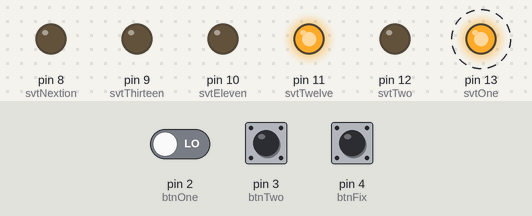
The sketch below on a simulated Arduino Uno, built with avr-gcc and run on an emulated ATmega328P. On the bench: output pins drawn as LEDs (lit = HIGH). Dashed ring = blinking. The test bench sets the inputs (shaded band); at power-on: pin 3 (btnTwo) LOW, pin 4 (btnFix) HIGH, pin 2 (btnOne) LOW.

Above: at 2.0 s.
2.1 s: pin 3 (btnTwo) pulled HIGH for 0.75 s
At 3.7 s:
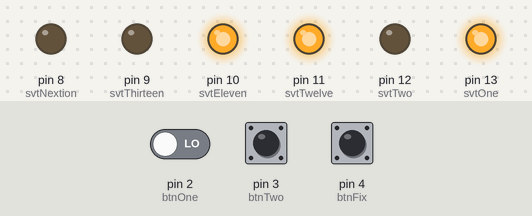
6.1 s: pin 4 (btnFix) pulled LOW for 0.75 s
At 7.3 s:
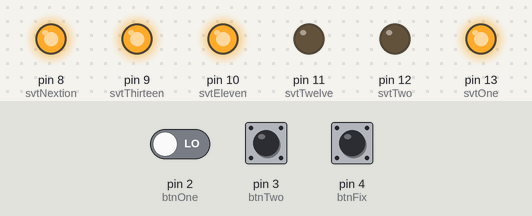
8.3 s: pin 4 (btnFix) pulled LOW for 3.2 s
At 9.0 s:
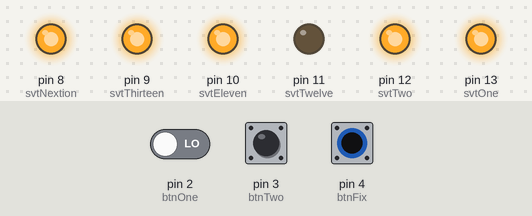
13.0 s: pin 2 (btnOne) driven HIGH and pin 4 (btnFix) driven LOW
At 13.75 s:
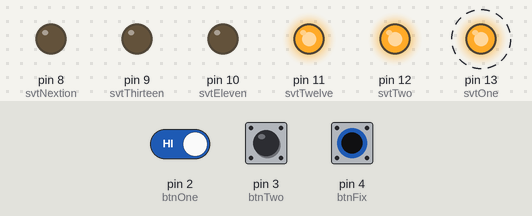
16.2 s: pin 4 (btnFix) driven HIGH
At 17.65 s:
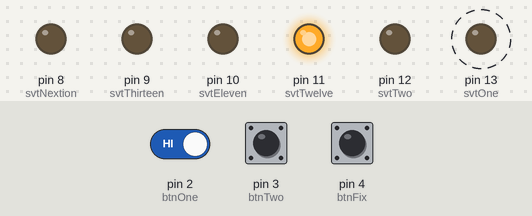
Timing chart, 0 to 20.4 s (numbered marks = the images above; inputs shaded):
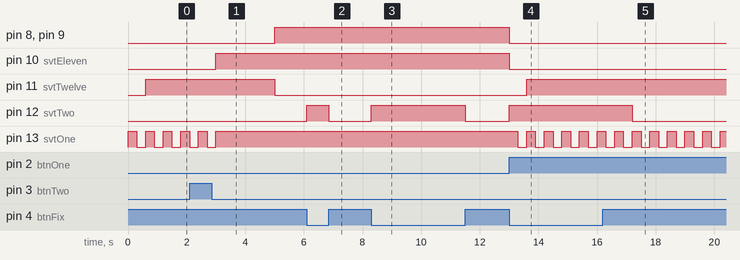

Measured:
- after the input at 2.1 s, pin 8 (svtNextion), pin 9 (svtThirteen): LOW → HIGH after 2.9 s; pin 10 (svtEleven): LOW → HIGH after 0.90 s; pin 11 (svtTwelve): HIGH → LOW after 2.9 s; pin 13 (svtOne): goes on until 3.0 s, then stays HIGH
- after the input at 6.1 s, pin 12 (svtTwo): LOW → HIGH at once, → LOW 0.75 s later
- after the input at 8.3 s, pin 12 (svtTwo): LOW → HIGH at once, → LOW 3.2 s later
- after the input at 13.0 s, pin 8 (svtNextion), pin 9 (svtThirteen), pin 10 (svtEleven): HIGH → LOW at once; pin 11 (svtTwelve): LOW → HIGH after 0.60 s; pin 12 (svtTwo): LOW → HIGH at once; pin 13 (svtOne): alternates HIGH for 0.30 s and LOW for 0.30 s, starting after 0.30 s
- after the input at 16.2 s, pin 12 (svtTwo): HIGH → LOW after 1.0 s
- by itself, pin 13 (svtOne): alternates HIGH for 0.30 s and LOW for 0.30 s

The sketch:

delete___.ino
```cpp
const int svtOne = 13;
const int svtTwo = 12;
const int svtTwelve = 11;

const int svtEleven = 10;
const int svtThirteen = 9;

const int svtNextion = 8;

const int btnOne = 2;
const int btnTwo = 3;
const int btnFix = 4;

int btnOneStatus = 0;
int btnTwoStatus = 0;
int btnFixStatus = 0;

int oneRazr = 0;
int isBtnTwoPres = 0;
int isBtnTwoPres2 = 0;


void setup() {
  pinMode(svtOne, OUTPUT);
  pinMode(svtTwo, OUTPUT);
  pinMode(svtTwelve, OUTPUT);
  pinMode(svtEleven, OUTPUT);
  pinMode(svtThirteen, OUTPUT);
  pinMode(svtNextion, OUTPUT);

  pinMode(btnOne, INPUT);
  pinMode(btnTwo, INPUT);
  pinMode(btnFix, INPUT);

  Serial.begin(9600);

}

void loop(){
  btnOneStatus = digitalRead(btnOne);
  btnTwoStatus = digitalRead(btnTwo);
  btnFixStatus = digitalRead(btnFix);


  if(isBtnTwoPres2 == 0){
      digitalWrite(svtOne, HIGH);
      delay(300);
      digitalWrite(svtOne, LOW);
      delay(300);
  }

  /*проверяем нажата ли кнопка 2 для зажиганмя svtTwelve через переменную isBtnTwoPres*/
  if(isBtnTwoPres == 0){
    digitalWrite(svtTwelve, HIGH);
  }
  if(isBtnTwoPres == 1){
    digitalWrite(svtTwelve, LOW);
  }

  /*проверяем нажата ли кнопка btnFix и в завичисомти от этого даем красный свет кнопке btnOne*/
  if(btnFixStatus == LOW){
    digitalWrite(svtTwo, HIGH);
    oneRazr = 0;
  }
  else{
    oneRazr = 1;
    digitalWrite(svtTwo, LOW);
  }
  // для резета!!!!!!!!!!!!!!!!!!!!!!!!!
  if(btnOneStatus == HIGH && oneRazr == 0){
     oneRazr = 0;
     isBtnTwoPres = 0;
     isBtnTwoPres2 = 0;
     digitalWrite(svtEleven, LOW);
     digitalWrite(svtTwo, HIGH);
     digitalWrite(svtThirteen, LOW);
     digitalWrite(svtNextion, LOW);
  }

  /*если нажата кновка btnTwo то загараем svtEleven, гашу svtTwelve*/

  /*если нажали btnTwo и переманная которая отвечает за нажатие фикстрованной btn ==  high*/
  if(btnTwoStatus == HIGH && oneRazr == 1){
    digitalWrite(svtEleven, HIGH);
    digitalWrite(svtOne, HIGH);
    isBtnTwoPres = 1;
    delay(2000);
    digitalWrite(svtEleven, HIGH);
    isBtnTwoPres2 = 1;
    digitalWrite(svtThirteen, HIGH);
    digitalWrite(svtNextion, HIGH);

  }

}
```
